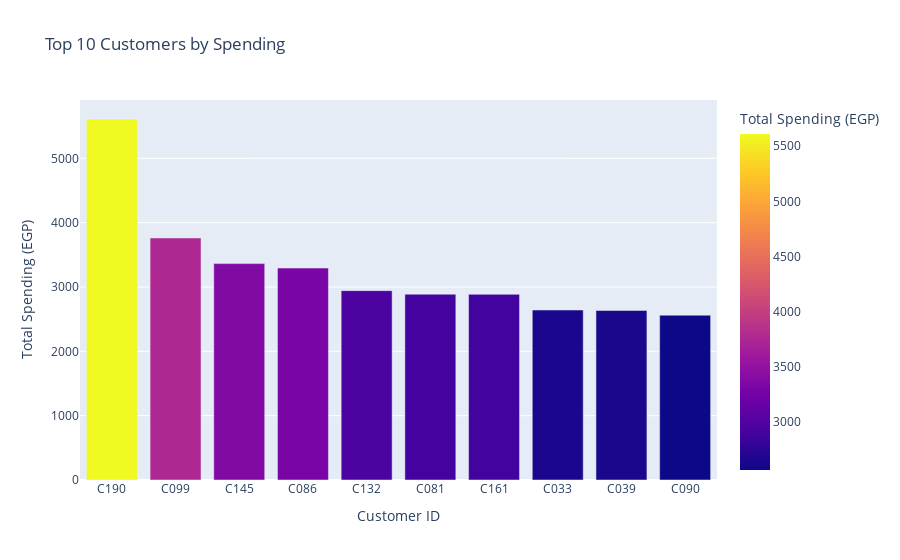

Notebook code for this chart:
### Code cell
customer_spending = data.groupby('Customer_ID')['Total_Sales'].sum().reset_index()
top_customers = customer_spending.nlargest(10, 'Total_Sales')
fig = px.bar(top_customers,
            x='Customer_ID',
            y='Total_Sales',
            title='Top 10 Customers by Spending',
            labels={'Total_Sales': 'Total Spending (EGP)', 'Customer_ID': 'Customer ID'},
            color='Total_Sales')
fig.show()

### Figure 1 — Plotly figure (JSON) as saved in the notebook; plotly's stock layout.template omitted (floating-point values rounded to 4 significant figures)
{"data": [{"alignmentgroup": "True", "hovertemplate": "Customer ID=%{x}<br>Total Spending (EGP)=%{marker.color}<extra></extra>", "legendgroup": "", "marker": {"color": [5611.0, 3762.0, 3363.0, 3294.0, 2943.0, 2888, 2886.0, 2642.0, 2634.0, 2562.0], "coloraxis": "coloraxis", "pattern": {"shape": ""}}, "name": "", "offsetgroup": "", "orientation": "v", "showlegend": false, "textposition": "auto", "type": "bar", "x": ["C190", "C099", "C145", "C086", "C132", "C081", "C161", "C033", "C039", "C090"], "xaxis": "x", "y": [5611.0, 3762.0, 3363.0, 3294.0, 2943.0, 2888, 2886.0, 2642.0, 2634.0, 2562.0], "yaxis": "y"}], "layout": {"barmode": "relative", "coloraxis": {"colorbar": {"title": {"text": "Total Spending (EGP)"}}, "colorscale": [[0, "#0d0887"], [0.1111, "#46039f"], [0.2222, "#7201a8"], [0.3333, "#9c179e"], [0.4444, "#bd3786"], [0.5556, "#d8576b"], [0.6667, "#ed7953"], [0.7778, "#fb9f3a"], [0.8889, "#fdca26"], [1, "#f0f921"]]}, "legend": {"tracegroupgap": 0}, "title": {"text": "Top 10 Customers by Spending"}, "xaxis": {"anchor": "y", "domain": [0, 1], "title": {"text": "Customer ID"}}, "yaxis": {"anchor": "x", "domain": [0, 1], "title": {"text": "Total Spending (EGP)"}}}}
